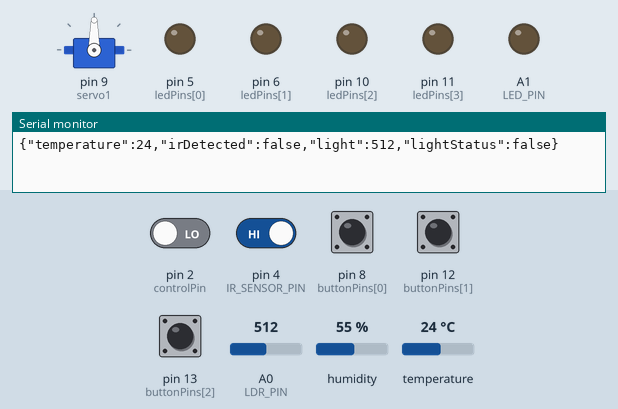
Recording of a sketch running on a simulated Arduino Uno, built with avr-gcc and run on an emulated ATmega328P. Shown: servo, output pins drawn as LEDs (lit = HIGH), the last lines printed to the serial monitor. The inputs (shaded band) are chosen by the test bench; at power-on: pin 4 (IR_SENSOR_PIN), pin 8 (buttonPins[0]), pin 12 (buttonPins[1]), pin 13 (buttonPins[2]) HIGH, pin 2 (controlPin) LOW, A0 (LDR_PIN) = 512, humidity 55 %, temperature 24 °C.

Above: at 1.2 s.
1.3 s: A0 (LDR_PIN) set to 212
3.2 s: A0 (LDR_PIN) set to 183
At 4.9 s:
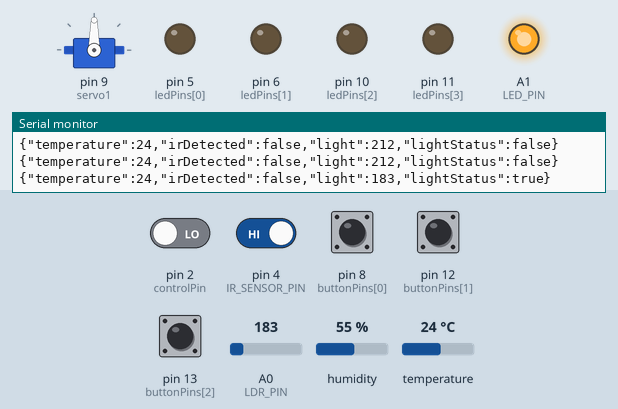
5.5 s: pin 2 (controlPin) driven HIGH
At 6.3 s:
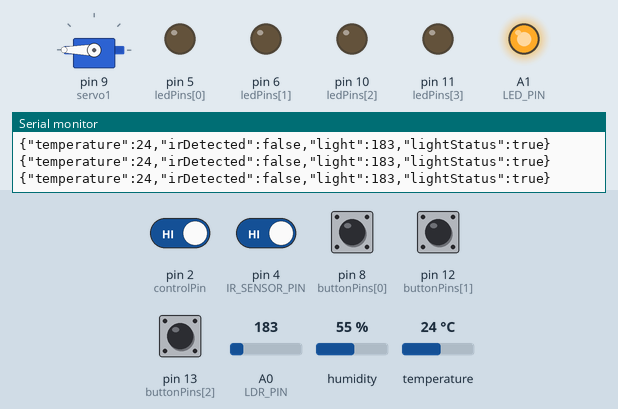
7.0 s: A0 (LDR_PIN) set to 210
At 7.7 s:
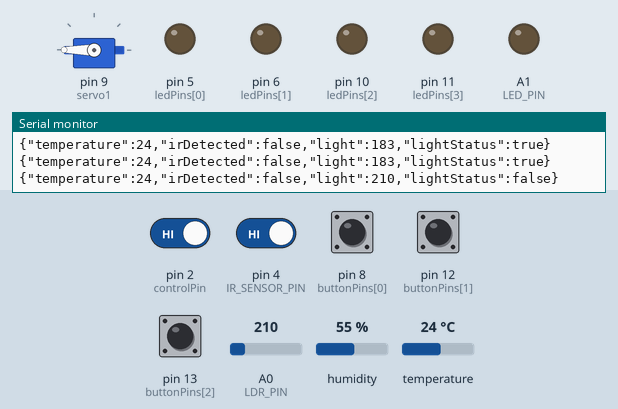
Timing chart, 0 to 10.0 s (numbered marks = the images above; inputs shaded):
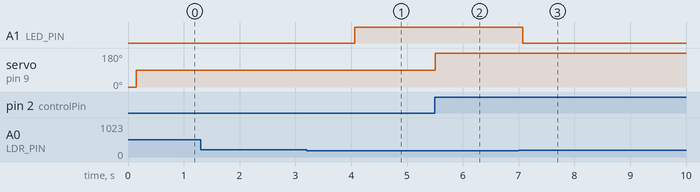

Measured:
- the behaviour switches between 200 and 199 on A0 (LDR_PIN) (found by bisection; images 0 and 1)
- after the input at 3.2 s, A1 (LED_PIN): LOW → HIGH after 0.86 s
- after the input at 5.5 s, servo on pin 9 (servo1): 90° → 180° at once
- after the input at 7.0 s, A1 (LED_PIN): HIGH → LOW after 0.07 s

The sketch:

FINAL.ino
```cpp
#include <SimpleDHT.h>
#include <ArduinoJson.h> // Add the ArduinoJson library for JSON formatting
#include <Servo.h>

// Define analog pins
#define DHT11_PIN A5  // Analog pin for DHT11 sensor
#define IR_SENSOR_PIN 4 // Analog pin for IR sensor
#define LDR_PIN A0     // Analog pin for LDR
#define LED_PIN A1     // Output pin for LED

#define DETECTION_THRESHOLD 5 // Number of consistent detections required

SimpleDHT11 dht11(DHT11_PIN);
Servo servo1;

const int buttonPins[] = {8, 12, 13}; // Pins connected to the buttons
const int ledPins[] = {5, 6, 10, 11}; // Pins connected to the LEDs
int buttonStates[3] = {0, 0, 0};      // Array to hold the current state of each button
int lastButtonStates[3] = {0, 0, 0};  // Array to hold the last state of each button

const int controlPin = 2; // Define the pin to read the signal from

unsigned long previousMillis = 0; // Stores the last time the sensors were read
const long interval = 1000; // Interval at which to read sensors

void setup() {
  // Servo setup
  servo1.attach(9); // Attach the servo to pin 9
  pinMode(controlPin, INPUT); // Set the control pin as an input
  servo1.write(0);  // Initialize servo at 0 degrees

  // Setup for buttons
  for (int i = 0; i < 3; i++) {
    pinMode(buttonPins[i], INPUT_PULLUP); // Set the button pins as input with internal pull-up resistors
  }

  // Setup for LEDs
  for (int i = 0; i < 4; i++) {
    pinMode(ledPins[i], OUTPUT); // Set the LED pins as output
    digitalWrite(ledPins[i], LOW); // Initialize LEDs to off
  }

  Serial.begin(9600); // Initialize serial communication
  pinMode(LED_PIN, OUTPUT); // Initialize LED pin as output
}

void loop() {
  unsigned long currentMillis = millis();

  if (currentMillis - previousMillis >= interval) {
    previousMillis = currentMillis;
    read_sensors();
  }

  hardware_control();
  webcontrol();
  delay(10); // Small delay for stability
}

void read_sensors() {
  // Read DHT11 sensor
  byte temperature = 0;
  byte humidity = 0;
  int err = SimpleDHTErrSuccess;

  if ((err = dht11.read(&temperature, &humidity, NULL)) != SimpleDHTErrSuccess) {
    Serial.print("Read DHT11 failed, err=");
    Serial.println(err);
    return;
  }

  // Read IR sensor for motion detection
  static bool previousDetection = false;
  static unsigned long detectionStartTime = 0;
  unsigned long currentMillis = millis();

  int detectionCount = 0;
  for (int i = 0; i < DETECTION_THRESHOLD; i++) {
    int sensorValue = digitalRead(IR_SENSOR_PIN); // Read the value from the IR sensor
    if (sensorValue == LOW) { // Assuming the sensor outputs a value below 512 when an object is detected
      detectionCount++;
    }
    delay(1); // Small delay between readings
  }

  bool currentDetection = (detectionCount >= DETECTION_THRESHOLD);
  bool motionDetected = false;

  if (currentDetection) {
    // Object detected, start the timer if not already started
    if (!previousDetection) {
      detectionStartTime = currentMillis;
    }
    // Keep detection status true for 5 seconds
    if (currentMillis - detectionStartTime <= 5000) {
      motionDetected = true;
    } else {
      motionDetected = false;
    }
  } else {
    // No object detected, reset detection
    detectionStartTime = currentMillis;
  }

  previousDetection = currentDetection;

  // Read LDR sensor
  int light = analogRead(LDR_PIN);
  bool lightStatus = (light < 200);

  // Control LED based on LDR reading
  digitalWrite(LED_PIN, lightStatus);

  // Create JSON object
  StaticJsonDocument<256> jsonDoc;
  jsonDoc["temperature"] = (int)temperature;
  jsonDoc["irDetected"] = motionDetected; // Use motionDetected
  jsonDoc["light"] = light;
  jsonDoc["lightStatus"] = lightStatus;

  // Serialize JSON object to string
  String output;
  serializeJson(jsonDoc, output);

  // Print JSON data
  Serial.println(output);
}


void hardware_control() {
  // Manual Control
  for (int i = 0; i < 3; i++) {
    buttonStates[i] = digitalRead(buttonPins[i]);

    if (buttonStates[i] != lastButtonStates[i]) {
      if (buttonStates[i] == LOW) { // Button pressed
        int room = getRoomForButton(i);
        if (room >= 0) {
          sendUpdateToWeb(room);
        }
      }
      delay(50); // Debounce delay
    }

    lastButtonStates[i] = buttonStates[i];
  }
}

void webcontrol() {
  // Servo control
  int signalState = digitalRead(controlPin); // Read the signal state
  if (signalState == HIGH) {
    servo1.write(180); // If the control pin is high, rotate servo to 180 degrees
  } else {
    servo1.write(90); // If the control pin is low, rotate servo to 0 degrees
  }

  // Read from Serial
  if (Serial.available() > 0) {
    String input = Serial.readStringUntil('\n');
    int delimiter = input.indexOf(':');
    if (delimiter > 0) {
      int pin = input.substring(0, delimiter).toInt();
      int state = input.substring(delimiter + 1).toInt();
      digitalWrite(pin, state == 1 ? HIGH : LOW);
      Serial.print("LED on pin ");
      Serial.print(pin);
      Serial.print(" set to ");
      Serial.println(state == 1 ? "ON" : "OFF");
    }
  }
}

int getRoomForButton(int buttonIndex) {
  // Map button index to room
  switch (buttonIndex) {
    case 0: return 1; // Button at pin 8 controls room 1
    case 1: return 2; // Button at pin 12 controls room 2
    case 2: return 4; // Button at pin 13 controls room 4
    default: return -1;
  }
}

void sendUpdateToWeb(int room) {
  // Send room update signal to web
  String output = "{";
  output += "\"room\":\"" + String(room) + "\"";
  output += "}";
  Serial.println(output);
}
```

fsensors.cpp
```cpp
#include <SimpleDHT.h>
#include <ArduinoJson.h> // Add the ArduinoJson library for JSON formatting

// Define analog pins
#define DHT11_PIN A5  // Analog pin for DHT11 sensor
#define IR_SENSOR_PIN A4 // Analog pin for IR sensor
#define LDR_PIN A0     // Analog pin for LDR
#define LED_PIN A1     // Output pin for LED

#define DETECTION_THRESHOLD 5 // Number of consistent detections required

// Class for the DHT11 sensor
class DHT11Sensor {
  public:
    DHT11Sensor(int pin) : dht(pin) {}

    void readData(byte &temperature, byte &humidity) {
      int err = SimpleDHTErrSuccess;
      if ((err = dht.read(&temperature, &humidity, NULL)) != SimpleDHTErrSuccess) {
        Serial.print("Read DHT11 failed, err=");
        Serial.println(err);
      }
    }

  private:
    SimpleDHT11 dht;
};

// Class for the IR sensor
class IRSensor {
  public:
    IRSensor(int pin) : sensorPin(pin) {}

    bool detect() {
      int detectionCount = 0;
      for (int i = 0; i < DETECTION_THRESHOLD; i++) {
        int sensorValue = analogRead(sensorPin);
        if (sensorValue < 512) { // Assuming the sensor outputs a value below 512 when an object is detected
          detectionCount++;
        }
        delay(50); // Delay between readings
      }
      return (detectionCount >= DETECTION_THRESHOLD);
    }

  private:
    int sensorPin;
};

// Class for the LDR sensor
class LDRSensor {
  public:
    LDRSensor(int pin, int ledPin) : ldrPin(pin), ledPin(ledPin) {
      pinMode(ledPin, OUTPUT);
    }

    void readData(int &light, bool &lightStatus) {
      light = analogRead(ldrPin);
      lightStatus = (light < 200);
      digitalWrite(ledPin, lightStatus);
    }

  private:
    int ldrPin;
    int ledPin;
};

// Instantiate sensor objects
DHT11Sensor dht11(DHT11_PIN);
IRSensor irSensor(IR_SENSOR_PIN);
LDRSensor ldrSensor(LDR_PIN, LED_PIN);

// Function to handle DHT11 sensor
void handleDHT11() {
  byte temperature = 0;
  byte humidity = 0;
  dht11.readData(temperature, humidity);

  // Add temperature and humidity to JSON object
  StaticJsonDocument<256> jsonDoc;
  jsonDoc["temperature"] = (int)temperature;
  jsonDoc["humidity"] = (int)humidity;
}

// Function to handle IR sensor
void handleIRSensor() {
  bool irDetected = irSensor.detect();

  // Add IR detection status to JSON object
  StaticJsonDocument<256> jsonDoc;
  jsonDoc["irDetected"] = irDetected;
}

// Function to handle LDR sensor
void handleLDRSensor() {
  int light = 0;
  bool lightStatus = false;
  ldrSensor.readData(light, lightStatus);

  // Add light and light status to JSON object
  StaticJsonDocument<256> jsonDoc;
  jsonDoc["light"] = light;
  jsonDoc["lightStatus"] = lightStatus;
}

// Function to print JSON data
void printJsonData() {
  StaticJsonDocument<256> jsonDoc;

  // Handle each sensor and update JSON object
  handleDHT11();
  handleIRSensor();
  handleLDRSensor();

  // Serialize JSON object to string
  String output;
  serializeJson(jsonDoc, output);

  // Print JSON data
  Serial.println(output);
}

void setup() {
  Serial.begin(9600); // Initialize serial communication at 9600 baud rate
}

void loop() {
  printJsonData(); // Call the function to print JSON data

  delay(1000); // Delay to avoid flooding the Serial Monitor
}
```

sensorControl.cpp
```cpp

```

sensorsoriginal.cpp
```cpp
#include <SimpleDHT.h>
#include <ArduinoJson.h> // Add the ArduinoJson library for JSON formatting

// Define analog pins
#define DHT11_PIN A5  // Analog pin for DHT11 sensor
#define IR_SENSOR_PIN A4 // Analog pin for IR sensor
#define LDR_PIN A0     // Analog pin for LDR
#define LED_PIN A1     // Output pin for LED

#define DETECTION_THRESHOLD 5 // Number of consistent detections required

SimpleDHT11 dht11(DHT11_PIN);

void setup() {
  Serial.begin(9600); // Initialize serial communication at 9600 baud rate
  pinMode(LED_PIN, OUTPUT); // Initialize LED pin as output
}

void loop() {
  // Read DHT11 sensor
  byte temperature = 0;
  byte humidity = 0;
  int err = SimpleDHTErrSuccess;

  if ((err = dht11.read(&temperature, &humidity, NULL)) != SimpleDHTErrSuccess) {
    Serial.print("Read DHT11 failed, err=");
    Serial.println(err);
    delay(500);
    return;
  }

  // Read IR sensor
  int detectionCount = 0;
  for (int i = 0; i < DETECTION_THRESHOLD; i++) {
    int sensorValue = analogRead(IR_SENSOR_PIN); // Read the value from the IR sensor
    if (sensorValue < 512) { // Assuming the sensor outputs a value below 512 when an object is detected
      detectionCount++;
    }
    delay(50); // Delay between readings
  }

  bool irDetected = (detectionCount >= DETECTION_THRESHOLD);

  // Read LDR sensor
  int light = analogRead(LDR_PIN);
  bool lightStatus = (light < 200);

  // Control LED based on LDR reading
  digitalWrite(LED_PIN, lightStatus);

  // Create JSON object
  StaticJsonDocument<256> jsonDoc;
  jsonDoc["temperature"] = (int)temperature;
  jsonDoc["irDetected"] = irDetected;
  jsonDoc["light"] = light;
  jsonDoc["lightStatus"] = lightStatus;

  // Serialize JSON object to string
  String output;
  serializeJson(jsonDoc, output);

  // Print JSON data
  Serial.println(output);

  delay(1000); // Delay to avoid flooding the Serial Monitor
}
```
